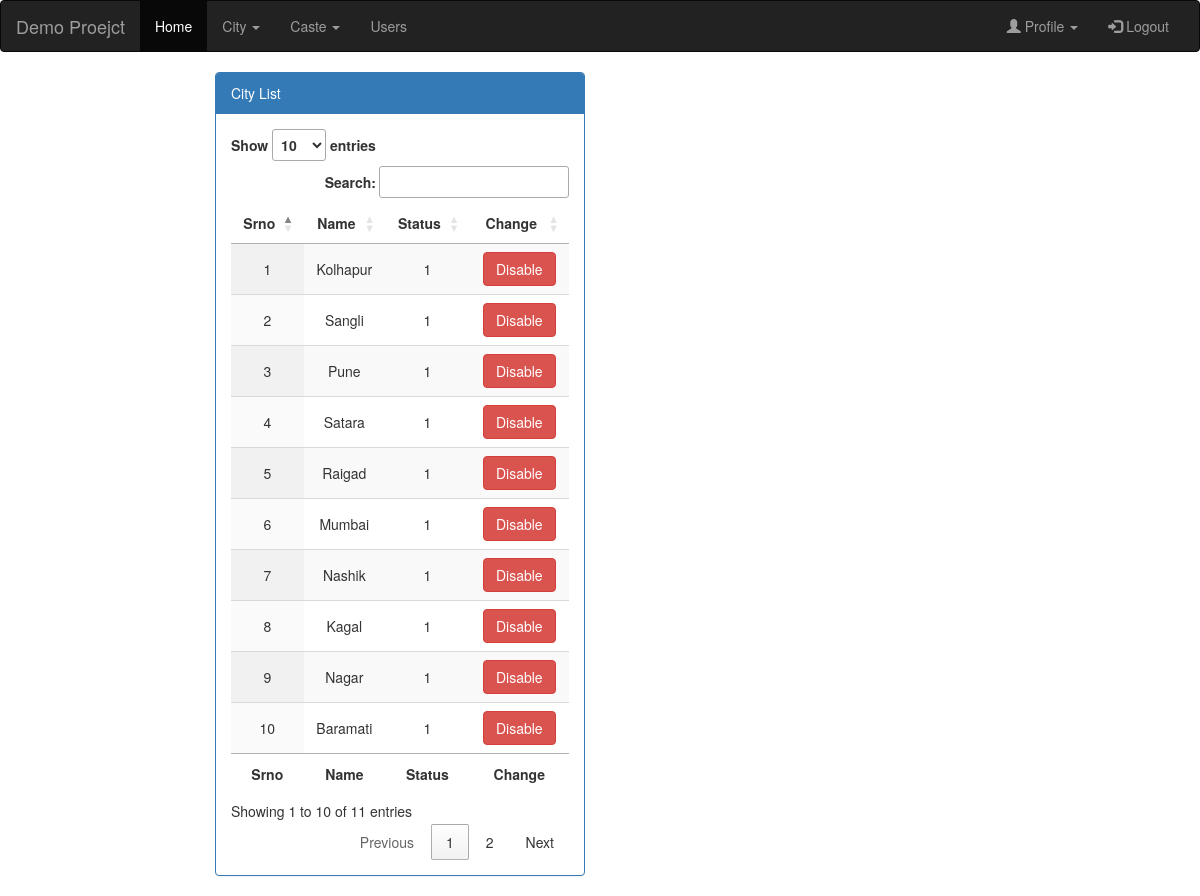
/admin/city.php (signed in), run on the app's committed database.
### tables this page shows
CREATE TABLE `city` (
  `id` int(11) NOT NULL,
  `name` varchar(200) NOT NULL,
  `status` int(11) NOT NULL
);

### admin/city.php (the view, shortened to what this page needs)
<?php
include "../db.php";
?>
<!DOCTYPE html>
<html lang="en">
<head>
    <link rel="stylesheet" href="https://maxcdn.bootstrapcdn.com/bootstrap/3.4.1/css/bootstrap.min.css">
    <link rel="stylesheet" href="https://cdn.datatables.net/1.13.5/css/jquery.dataTables.min.css">
</head>
<body>
    <?php
    include "nav.php";
    ?>
    <div class="row col-lg-4 col-xs-12  col-lg-offset-2">
        <div class="panel panel-primary">
            <div class="panel-heading ">City List</div>
            <div class="panel-body">
                <table id="example" class="display" style="width:100%">
                    <thead>
                        <tr>
                            <th class="dt-head-center">Srno</th>
                            <th class="dt-head-center">Name</th>
                            <th class="dt-head-center">Status</th>
                            <th class="dt-head-center">Change</th>
                        </tr>
                    </thead>
                    <tbody>
                        <?php
                        $data = mysqli_query($connection, "SELECT * FROM city");
                        $srno = 0;
                        while ($row = mysqli_fetch_assoc($data)) {
                            echo '<tr>';
                            echo '<td class="text-center">' . ++$srno . '</td>';
                            echo '<td class="text-center">' . $row['name'] . '</td>';
                            echo '<td class="text-center">' . $row['status'] . '</td>';
                            echo "<form method='post' action=''>";
                            if ($row['status'] == 1) {
                                echo  '<td class="text-center"><button type="submit" name="update" class="btn btn-danger">Disable</button></tr>';
                            } else {
                                echo "<input type='hidden' name = 'status' value='1'>";
                                echo  '<td class="text-center"><button type="submit" name="update" class="btn btn-success">Enable</button></tr>';
                            }
                        }
                        ?>
                    </tbody>
                    <tfoot>
                        <tr>
                            <th class="dt-head-center">Srno</th>
                            <th class="dt-head-center">Name</th>
                            <th class="dt-head-center">Status</th>
                            <th class="dt-head-center">Change</th>
                        </tr>
                    </tfoot>
                </table>
            </div>
        </div>
</body>
</html>

### data on the page
city: name "Kolhapur", status "1", shows "Disable"
city: name "Sangli", status "1", shows "Disable"
city: name "Pune", status "1", shows "Disable"
city: name "Satara", status "1", shows "Disable"
city: name "Raigad", status "1", shows "Disable"
city: name "Mumbai", status "1", shows "Disable"
city: name "Nashik", status "1", shows "Disable"
city: name "Kagal", status "1", shows "Disable"
city: name "Nagar", status "1", shows "Disable"
city: name "Baramati", status "1", shows "Disable"

### other printed values
$projectName "Demo Proejct"
